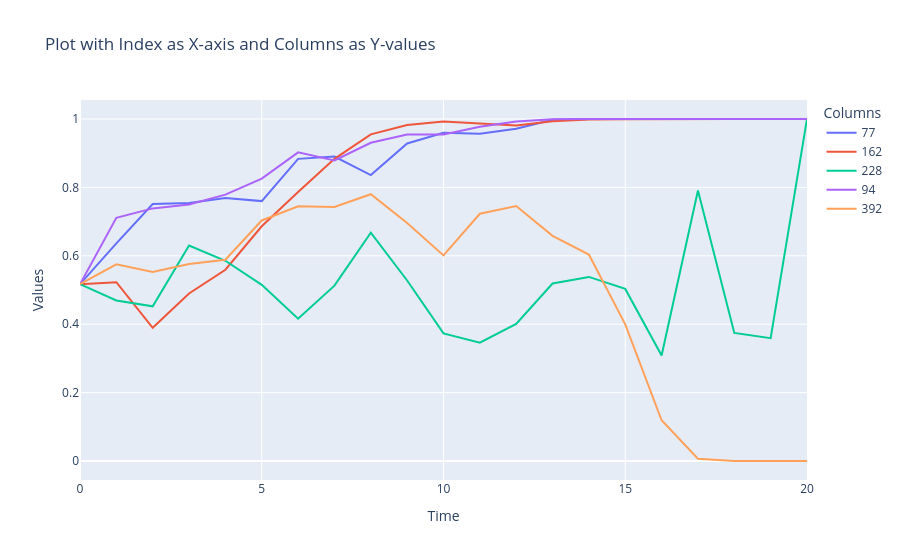

Notebook cell for this chart:
### Code cell
fig = go.Figure()

# Add traces for each column
for column in deltas.columns[values]:
    fig.add_trace(go.Scatter(x=deltas.index, y=deltas[column], mode='lines', name=column))

# Update layout
fig.update_layout(
    title='Plot with Index as X-axis and Columns as Y-values',
    xaxis_title='Time',
    yaxis_title='Values',
    template='plotly',
    legend=dict(title='Columns'),
)

# Show the plot
fig.show()

### Figure 1 — Plotly figure (JSON) as saved in the notebook; plotly's stock layout.template omitted (floating-point values rounded to 4 significant figures)
{"data": [{"mode": "lines", "name": "77", "type": "scatter", "x": [0, 1, 2, 3, 4, 5, 6, 7, 8, 9, 10, 11, 12, 13, 14, 15, 16, 17, 18, 19, 20], "y": [0.5169, 0.6365, 0.7516, 0.7542, 0.7691, 0.76, 0.8835, 0.8903, 0.8361, 0.9285, 0.96, 0.9569, 0.9716, 0.9979, 0.9998, 0.9995, 1.0, 1.0, 1.0, 1.0, 1]}, {"mode": "lines", "name": "162", "type": "scatter", "x": [0, 1, 2, 3, 4, 5, 6, 7, 8, 9, 10, 11, 12, 13, 14, 15, 16, 17, 18, 19, 20], "y": [0.5169, 0.5229, 0.3896, 0.4897, 0.5592, 0.6863, 0.7863, 0.8835, 0.9551, 0.9821, 0.9923, 0.9865, 0.9813, 0.9937, 0.9986, 0.9991, 1.0, 1.0, 1.0, 1.0, 1]}, {"mode": "lines", "name": "228", "type": "scatter", "x": [0, 1, 2, 3, 4, 5, 6, 7, 8, 9, 10, 11, 12, 13, 14, 15, 16, 17, 18, 19, 20], "y": [0.5169, 0.4696, 0.4524, 0.6299, 0.5855, 0.5151, 0.4159, 0.5127, 0.6676, 0.5278, 0.3733, 0.3462, 0.401, 0.5191, 0.5383, 0.5032, 0.3088, 0.7909, 0.3745, 0.3591, 1]}, {"mode": "lines", "name": "94", "type": "scatter", "x": [0, 1, 2, 3, 4, 5, 6, 7, 8, 9, 10, 11, 12, 13, 14, 15, 16, 17, 18, 19, 20], "y": [0.5169, 0.7111, 0.7386, 0.7499, 0.7787, 0.8257, 0.9024, 0.8786, 0.9306, 0.9548, 0.9549, 0.9774, 0.9929, 0.9989, 0.9999, 1.0, 1.0, 1.0, 1.0, 1.0, 1]}, {"mode": "lines", "name": "392", "type": "scatter", "x": [0, 1, 2, 3, 4, 5, 6, 7, 8, 9, 10, 11, 12, 13, 14, 15, 16, 17, 18, 19, 20], "y": [0.5169, 0.5749, 0.5527, 0.5761, 0.5883, 0.7033, 0.7446, 0.7428, 0.7802, 0.6959, 0.6011, 0.7229, 0.7456, 0.6584, 0.6037, 0.3996, 0.1191, 0.006416, 3.391e-05, 2.829e-06, 0]}], "layout": {"legend": {"title": {"text": "Columns"}}, "title": {"text": "Plot with Index as X-axis and Columns as Y-values"}, "xaxis": {"title": {"text": "Time"}}, "yaxis": {"title": {"text": "Values"}}}}
